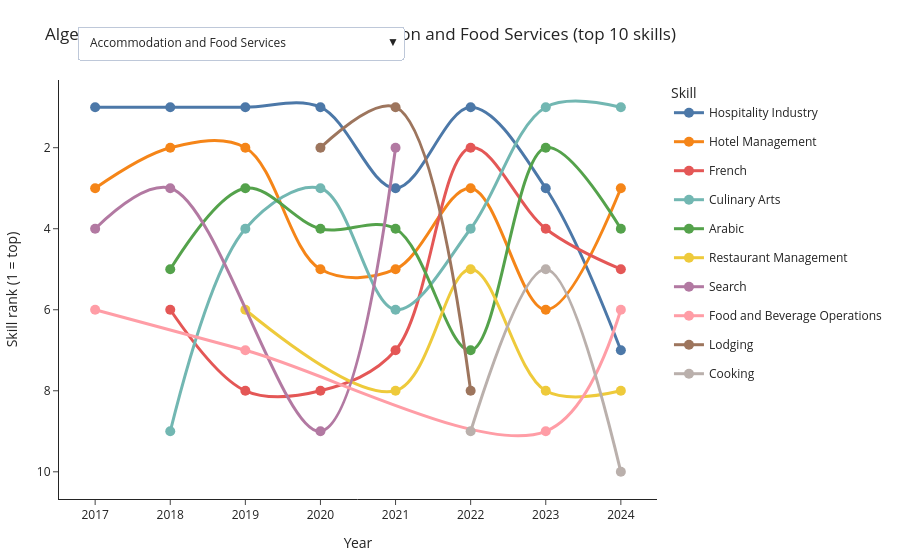

Notebook source saved alongside this figure:
### Markdown cell above
### Skill flow

### Code cell
import pandas as pd
import plotly.express as px
import plotly.graph_objects as go

# ---- 1. Filter to country ----
country = "Algeria"

df = skill_flow[skill_flow["Country"] == country].copy()
df = df.sort_values(["Industry", "Year", "Skill Rank"])

industries = sorted(df["Industry"].unique())

# ---- 2. Define a fixed palette of EXACTLY 10 distinct colors ----
palette10 = px.colors.qualitative.T10  # 10 very clean distinct colors

# ---- 3. Initial Industry ----
initial_industry = industries[0]

fig = go.Figure()
trace_industry = []

for ind in industries:
    df_ind = df[df["Industry"] == ind].copy()

    # take the top 10 most frequent skills in this industry
    top_k = 10
    top_skills = df_ind["Skill"].value_counts().head(top_k).index.tolist()
    df_ind = df_ind[df_ind["Skill"].isin(top_skills)].copy()

    df_ind["Skill Rank"] = df_ind["Skill Rank"].astype(int)

    # assign colors ONLY to these 10 skills
    color_map = {skill: palette10[i] for i, skill in enumerate(top_skills)}

    for skill in top_skills:
        sd = df_ind[df_ind["Skill"] == skill].sort_values("Year")
        if sd.empty:
            continue

        visible_flag = (ind == initial_industry)

        fig.add_trace(
            go.Scatter(
                x=sd["Year"],
                y=sd["Skill Rank"],
                mode="lines+markers",
                name=skill,
                legendgroup=skill,
                line=dict(color=color_map[skill], width=3, shape="spline"),
                marker=dict(size=10),
                visible=visible_flag,
                hovertemplate=(
                    f"<b>{skill}</b><br>"
                    f"Industry: {ind}<br>"
                    "Year: %{x}<br>"
                    "Rank: %{y}<extra></extra>"
                )
            )
        )

        trace_industry.append(ind)

# ---- 4. Dropdown menu ----
buttons = []
for ind in industries:
    visible = [trace_industry[i] == ind for i in range(len(trace_industry))]

    buttons.append(
        dict(
            label=ind,
            method="update",
            args=[
                {"visible": visible},
                {"title": f"{country} – Skill rank over time in {ind} (top 10 skills)"},
            ],
        )
    )

fig.update_layout(
    updatemenus=[
        dict(
            buttons=buttons,
            direction="down",
            x=0.03,
            xanchor="left",
            y=1.13,
            yanchor="top",
        )
    ]
)

# ---- 5. Axes & Style ----
fig.update_yaxes(autorange="reversed", title="Skill rank (1 = top)")
fig.update_xaxes(title="Year", tickmode="linear")

fig.update_layout(
    title=f"{country} – Skill rank over time in {initial_industry} (top 10 skills)",
    template="simple_white",
    hovermode="closest",
    legend_title_text="Skill",
    margin=dict(l=40, r=200, t=80, b=40),
)

fig.show()
